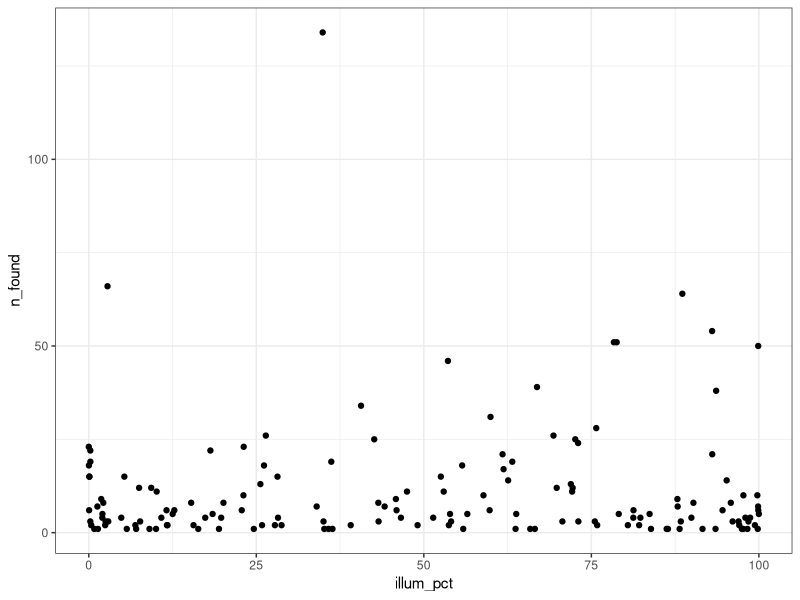
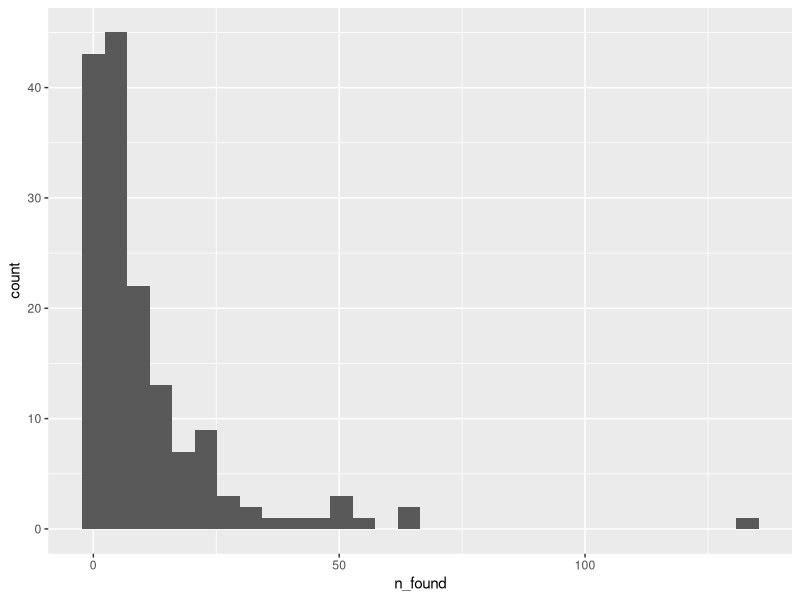
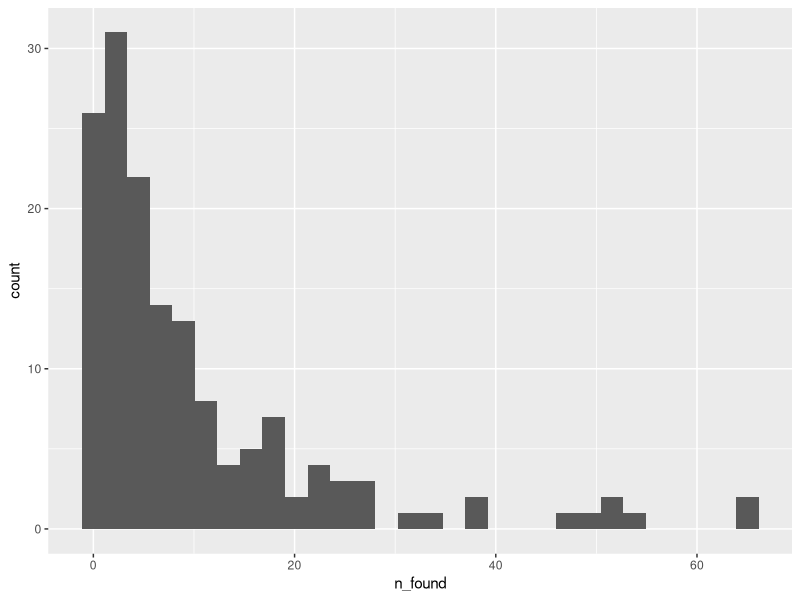
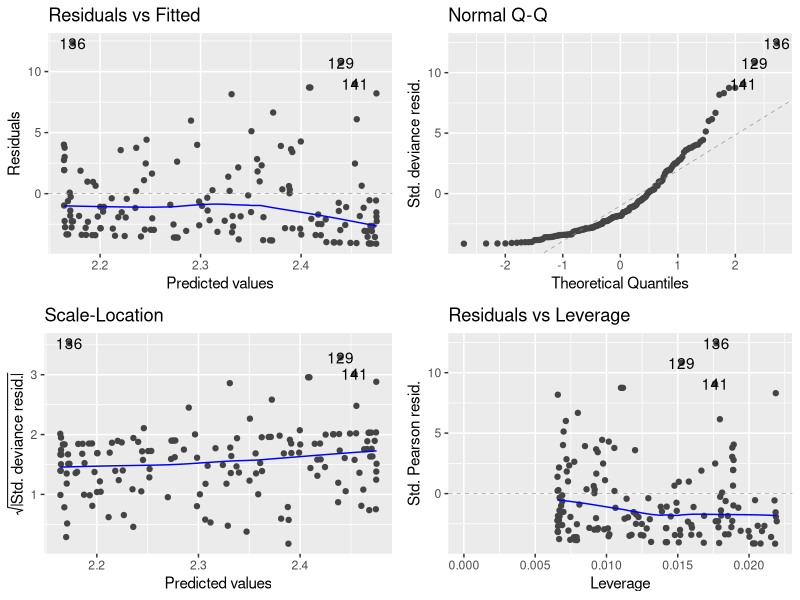
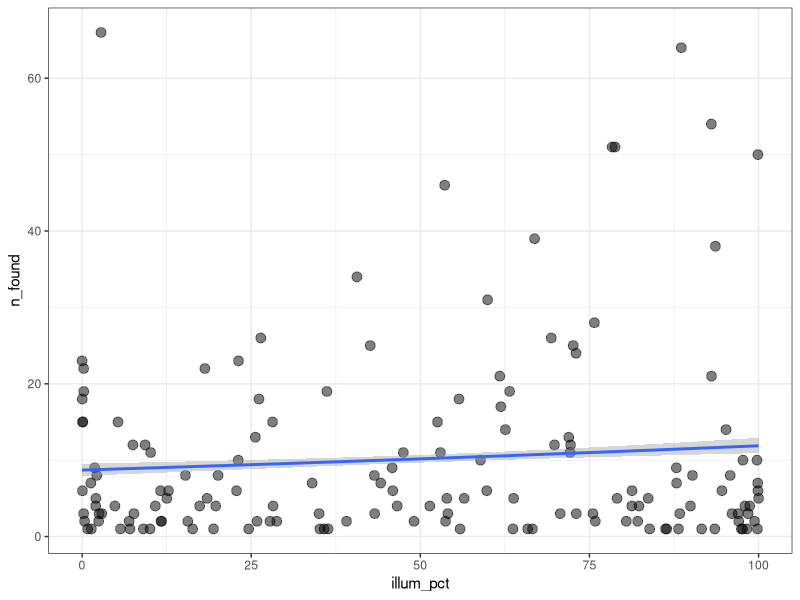
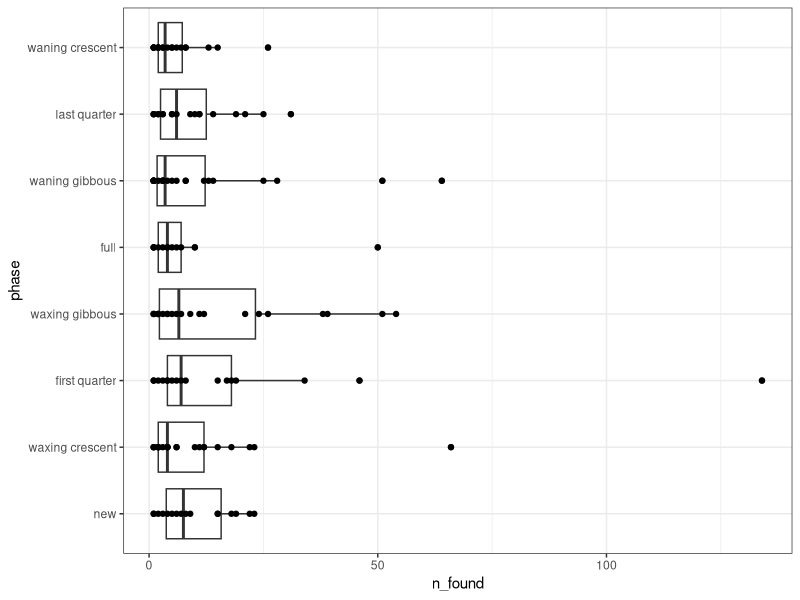
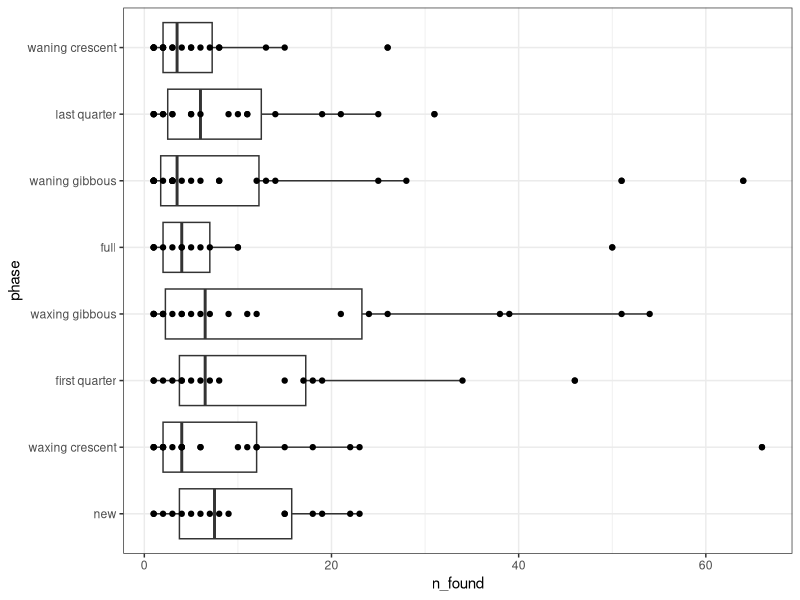
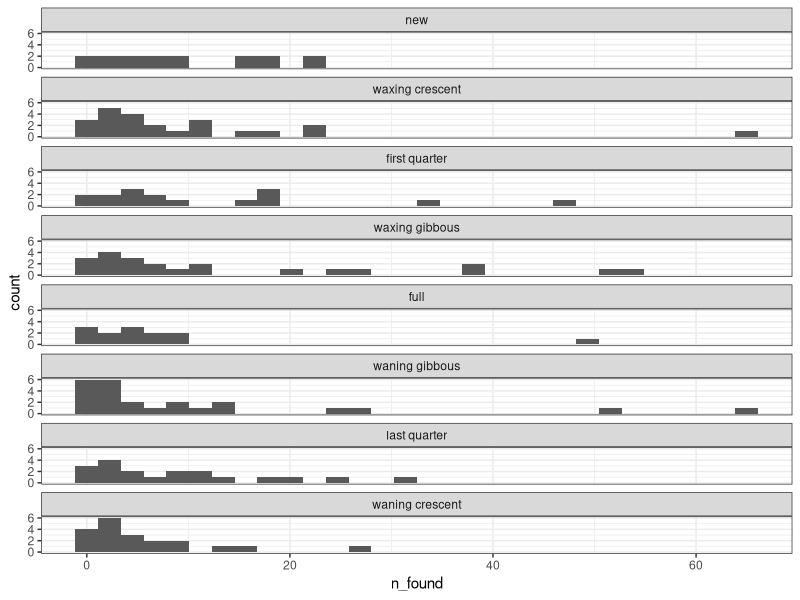

Reproduce these figures in R, in order.
## ---- chunk 1
rm(list = ls())
library(tidyverse)
library(here)
library(ggfortify)
## ---- chunk 2
gad_totals <- read.csv(here("data", "gad_totals2.csv"))
glimpse(gad_totals)
## ---- chunk 3
gad_totals <- gad_totals |>
  mutate(Date = ymd(Date)) |>
  mutate(phase = as.factor(phase)) |>
  mutate(phase = fct_relevel(phase, 
                             c("new",
                               "waxing crescent",
                               "first quarter",
                               "waxing gibbous",
                               "full",
                               "waning gibbous",
                               "last quarter",
                               "waning crescent"))) |>
  na.omit()
## ---- chunk 4
ggplot(gad_totals, aes(x = illum_pct, y = n_found))+
  geom_point()+
  theme_bw()
## ---- chunk 5
ggplot(gad_totals, aes(n_found))+
  geom_histogram()
## ---- chunk 6
gad_totals <- gad_totals |>
  filter(n_found < 100)

ggplot(gad_totals, aes(n_found))+
  geom_histogram()
## ---- chunk 7
illum_model <- glm(n_found ~ illum_pct, data = gad_totals, family = poisson)
## ---- chunk 8
autoplot(illum_model)
## ---- chunk 9
anova(illum_model, test="Chisq")

summary(illum_model)
## ---- chunk 10
min.size <- min(gad_totals$illum_pct)
max.size <- max(gad_totals$illum_pct)
## ---- chunk 11

new.x <- expand.grid(illum_pct = seq(min.size, max.size,length = 1000))
## ---- chunk 12
new.y <- predict(illum_model, newdata = new.x, se.fit = T)
new.y <- data.frame(new.y)
## ---- chunk 13
addThese <- data.frame(new.x, new.y)
## ---- chunk 14
addThese <- mutate(addThese, 
                   n_found = exp(fit),
                   lwr = exp(fit - 1.96 * se.fit),
                   upr = exp(fit + 1.96 * se.fit))
head(addThese)
## ---- chunk 15
ggplot(gad_totals, aes(x = illum_pct, y = n_found))+
  geom_point(size = 3, alpha = 0.5)+
  #now add the fits and the CIs 
  geom_smooth(data = addThese, aes(ymin = lwr, ymax = upr), stat = "identity")+
  theme_bw()
## ---- chunk 16
rm(list = ls())
## ---- chunk 17
gad_totals <- read.csv(here("data", "gad_totals2.csv"))
glimpse(gad_totals)
## ---- chunk 18
gad_totals <- gad_totals |>
  mutate(Date = ymd(Date)) |>
  mutate(phase = as.factor(phase)) |>
  mutate(phase = fct_relevel(phase, 
                             c("new",
                               "waxing crescent",
                               "first quarter",
                               "waxing gibbous",
                               "full",
                               "waning gibbous",
                               "last quarter",
                               "waning crescent"))) |>
  na.omit()
## ---- chunk 19
ggplot(gad_totals, aes(x = phase, y = n_found))+
  geom_boxplot()+
  geom_point()+
  coord_flip()+
  theme_bw()
## ---- chunk 20
gad_totals <- gad_totals |> filter(n_found < 100)
  
ggplot(gad_totals, aes(x = phase, y = n_found))+
  geom_boxplot()+
  geom_point()+
  coord_flip()+
  theme_bw()
## ---- chunk 21
ggplot(gad_totals, aes(n_found))+
  geom_histogram()+
  facet_wrap(~phase,ncol = 1)+
  theme_bw()
## ---- chunk 22
phase_model <- glm(n_found ~ phase, data = gad_totals, family = poisson)
## ---- chunk 23
autoplot(phase_model)
## ---- chunk 24
anova(phase_model, test = "Chisq")
## ---- chunk 25
summary(phase_model)
## ---- chunk 26
library(multcomp)
## ---- chunk 27
phc1 <- glht(phase_model, linfct =mcp(phase = "Tukey"))
summary(phc1)
## ---- chunk 28
cld(phc1)
## ---- chunk 29
phase_means <- gad_totals |>
  group_by(phase) |>
  summarise(mean_found = mean(n_found))
## ---- chunk 30
ggplot(data = gad_totals, aes(x = phase, y = n_found))+
  geom_point(alpha = 0.75, size = 3, aes(color = phase))+
  geom_point(data = phase_means, aes(x=phase, y=mean_found, fill=phase),
             size = 5, shape = 23)+
  coord_flip()+
  labs(x = "Moon Phase",
       y = "Number of Amphibians Found")+
  annotate("text", size = 2.5,
           x = c(1, 2, 3, 4, 5, 6, 7, 8),
           y = c(9.88, 10, 11.9, 14.7, 8, 10.9, 9.47, 5.75),
           label = c("AB", "AB", "AC", "C", "BD", "AB", "AB", "D"))+
  theme_bw()
  
## ---- chunk 31
rm(list = ls())
## ---- chunk 32
gad <- read.csv(here("data", "gad_moon.csv"))

sp.richness.df2 <- gad |>
  group_by(LandClass, SpeciesName, Date) |>
  summarise(n_individuals = n()) |> 
  ungroup() |>
  group_by(LandClass, Date) |>
  summarise(SpeciesRichness = n()) |>
  na.omit() |> 
  mutate(LandClass = as.factor(LandClass))
## ---- chunk 33
ggplot(sp.richness.df2, aes(LandClass, SpeciesRichness))+
  geom_boxplot()+
  coord_flip()

#group the ones with one variable into other
## ---- chunk 34
sp.richness.df2.grouped <- sp.richness.df2 |> 
  mutate(LandClass = fct_collapse(LandClass, Developed = c("DevOpen",
                                                           "DevMed",
                                                           "DevLow",
                                                           "DevHigh"))) |>
  mutate(LandClass = fct_collapse(LandClass, Other = c("OpenWater",
                                                   "MixedForest",
                                                   "EmergHerbWet")))
  
## ---- chunk 35
ggplot(sp.richness.df2.grouped, aes(LandClass, SpeciesRichness))+
  geom_boxplot()+
  coord_flip()
## ---- chunk 36
ggplot(sp.richness.df2.grouped, aes(SpeciesRichness))+
  geom_histogram()+
  facet_wrap(~LandClass,
             ncol = 1)+
  theme()
## ---- chunk 37
sr.glm <- glm(SpeciesRichness ~ LandClass, data = sp.richness.df2.grouped, family = poisson)
## ---- chunk 38
autoplot(sr.glm)
## ---- chunk 39
anova(sr.glm, test = "Chisq")

summary(sr.glm)
## ---- chunk 40
sr_means <- sp.richness.df2.grouped |>
  group_by(LandClass) |>
  summarise(mean.sr = mean(SpeciesRichness)) 

ggplot(data = sp.richness.df2.grouped, aes(x = LandClass, y = SpeciesRichness))+
  geom_point(aes(color = LandClass))+
  geom_point(data = sr_means, aes(x = LandClass, y = mean.sr,
                                  fill = LandClass),
             size = 5, shape = 23)+
  coord_flip()+
  theme_bw()
